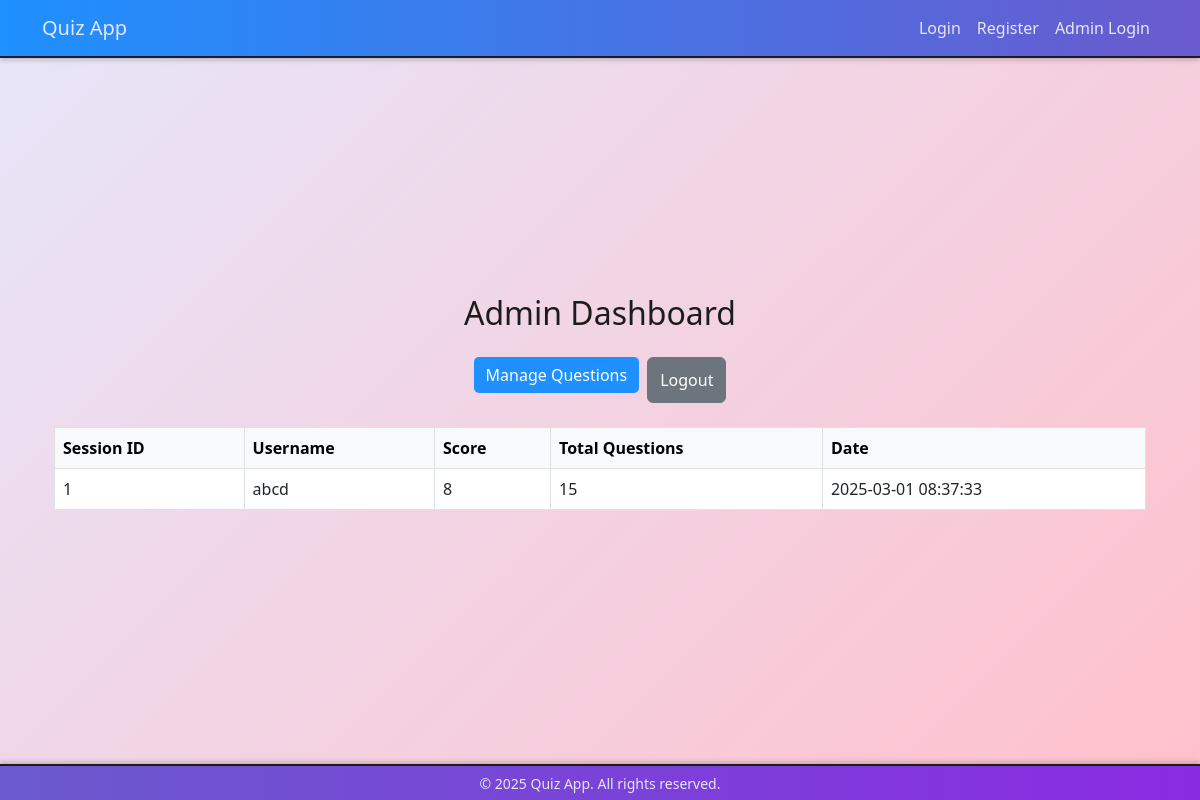
/admin/dashboard (signed in), run on an earlier commit of the app's database.
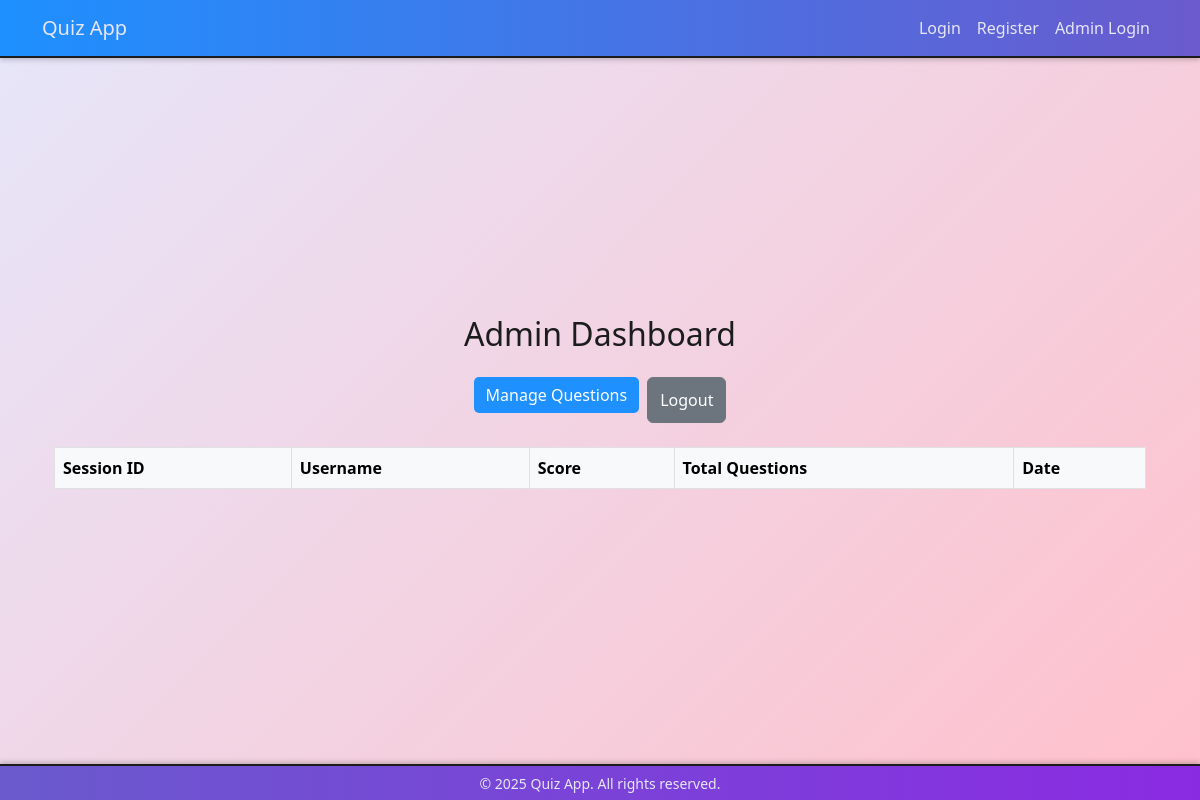
And on a later commit of the database.
### models.py (models this page shows)
class User(db.Model):
    id = db.Column(db.Integer, primary_key=True)
    username = db.Column(db.String(100), unique=True, nullable=False)
    password = db.Column(db.String(200), nullable=False)

### routes/admin.py (the view)
@admin_blueprint.route("/dashboard", methods=["GET"])
def admin_dashboard():
    if not session.get("admin_logged_in"):
        return redirect(url_for("admin.admin_login"))
    sessions = TestSession.query.all()
    results = []
    for s in sessions:
        user = User.query.get(s.user_id)
        results.append({
            "session_id": s.id,
            "username": user.username if user else "Unknown",
            "score": s.score,
            "total": s.total_questions,
            "timestamp": s.timestamp.strftime("%Y-%m-%d %H:%M:%S")
        })
    return render_template("admin_dashboard.html", results=results)

### templates/admin_dashboard.html (shortened to what this page needs)
{% extends "base.html" %}
{% block content %}
<div class="container">
  <h2 class="text-center mb-4">Admin Dashboard</h2>
  <div class="d-flex justify-content-center mb-4">
    <button class="btn btn-primary me-2" onclick="window.location.href='/admin/questions'">Manage Questions</button>
    <button class="btn btn-secondary" onclick="window.location.href='/admin/logout'">Logout</button>
  </div>
  <div class="table-responsive">
    <table class="table table-bordered">
      <thead class="table-light">
        <tr>
          <th>Session ID</th>
          <th>Username</th>
          <th>Score</th>
          <th>Total Questions</th>
          <th>Date</th>
        </tr>
      </thead>
      <tbody>
        {% for result in results %}
        <tr>
          <td>{{ result.session_id }}</td>
          <td>{{ result.username }}</td>
          <td>{{ result.score }}</td>
          <td>{{ result.total }}</td>
          <td>{{ result.timestamp }}</td>
        </tr>
        {% endfor %}
      </tbody>
    </table>
  </div>
</div>
{% endblock %}

### templates/base.html (shortened to what this page needs)
<!DOCTYPE html>
<html lang="en">
<head>
    <link rel="stylesheet" href="https://cdn.jsdelivr.net/npm/bootstrap@5.3.0/dist/css/bootstrap.min.css">
    <link rel="stylesheet" href="{{ url_for('static', filename='style.css') }}">
</head>
<body>
<nav class="navbar navbar-expand-lg">
    <div class="container">
        <a class="navbar-brand" href="/">Quiz App</a>
        <div class="collapse navbar-collapse" id="navbarNav">
            <ul class="navbar-nav ms-auto">
                <li class="nav-item"><a class="nav-link" href="/login">Login</a></li>
                <li class="nav-item"><a class="nav-link" href="/register">Register</a></li>
                <li class="nav-item"><a class="nav-link" href="/admin/login">Admin Login</a></li>
            </ul>
        </div>
    </div>
</nav>
<main class="container card-container">
    {% block content %}{% endblock %}
</main>
<footer class="footer">
    <small>&copy; 2025 Quiz App. All rights reserved.</small>
</footer>
</body>
</html>

### static/style.css (style rules this page uses)
:root { --primary-purple: #6A5ACD; --secondary-purple: #8A2BE2; --accent-blue: #1E90FF; --dark-black: #1C1C1C; --lavender: #E6E6FA; --soft-pink: #FFC0CB; --light-purple: #D8BFD8; --gradient-start: #E6E6FA; --gradient-end: #FFC0CB; }
body { background: linear-gradient(135deg, var(--gradient-start), var(--gradient-end)); color: var(--dark-black); font-family: 'Segoe UI', Tahoma, Geneva, Verdana, sans-serif; margin: 0; padding-top: 70px; padding-bottom: 50px; }
.navbar { background: linear-gradient(90deg, var(--accent-blue), var(--primary-purple)); border-bottom: 2px solid var(--dark-black); position: fixed; top: 0; width: 100%; z-index: 1000; box-shadow: 0 2px 5px rgba(0, 0, 0, 0.2); }
.navbar-brand, .nav-link { color: var(--lavender) !important; }
.footer { background: linear-gradient(90deg, var(--primary-purple), var(--secondary-purple)); color: var(--lavender); text-align: center; padding: 5px 0; border-top: 2px solid var(--dark-black); position: fixed; bottom: 0; width: 100%; z-index: 1000; box-shadow: 0 -2px 5px rgba(0, 0, 0, 0.2); }
.card-container { display: flex; align-items: center; justify-content: center; min-height: calc(100vh - 120px); }
.btn-primary, .btn-success, .btn-dark { border: none; border-radius: 5px; transition: background-color 0.3s ease; margin-bottom: 10px; }
.btn-primary { background-color: var(--accent-blue); }

What changed in the data, as far as the page shows it:
removed User: session_id "1", username "abcd", score "8", total "15", timestamp "2025-03-01 08:37:33"
